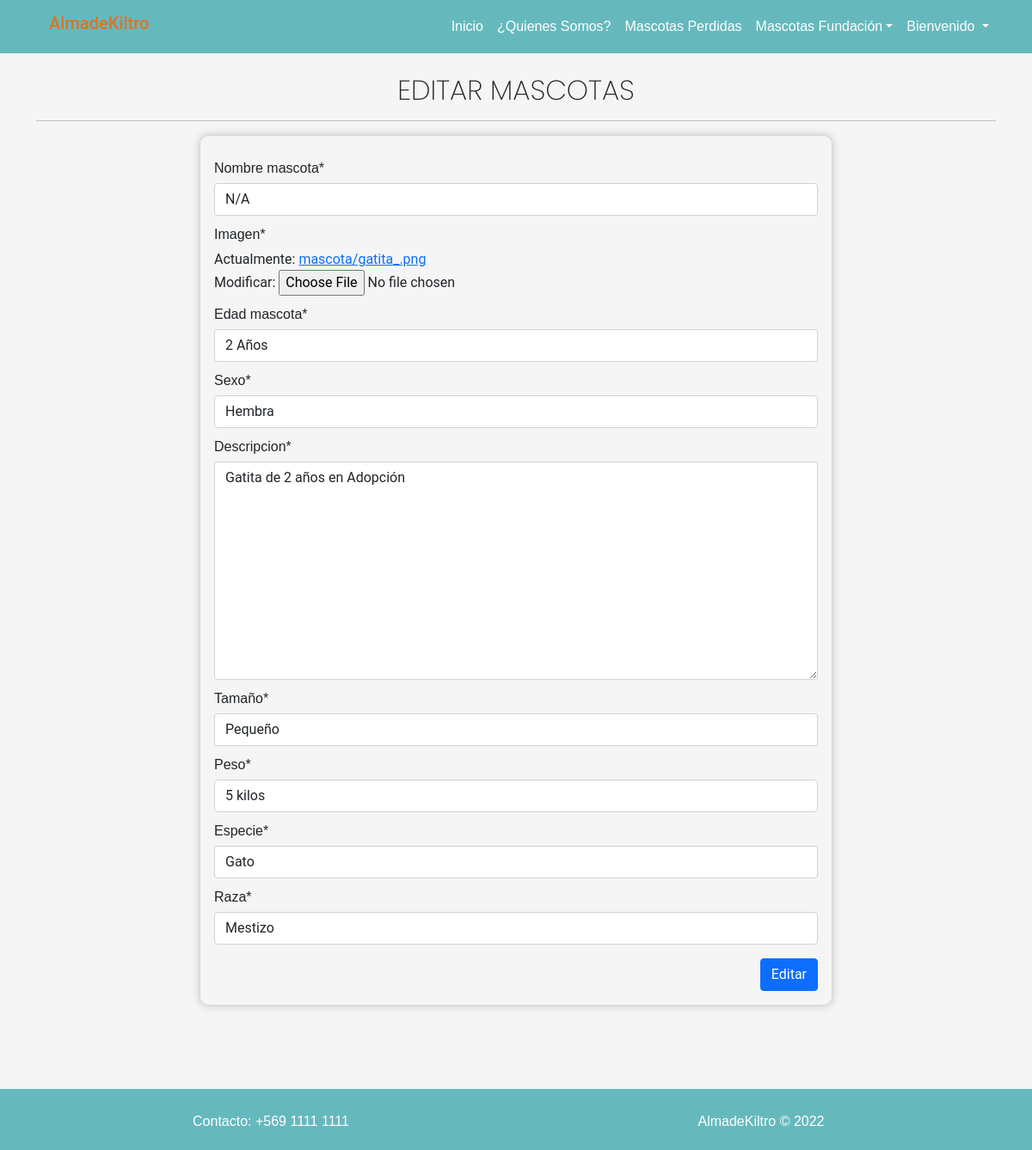
Before: /modificar-mascota/9/ (signed in) with the older database file.
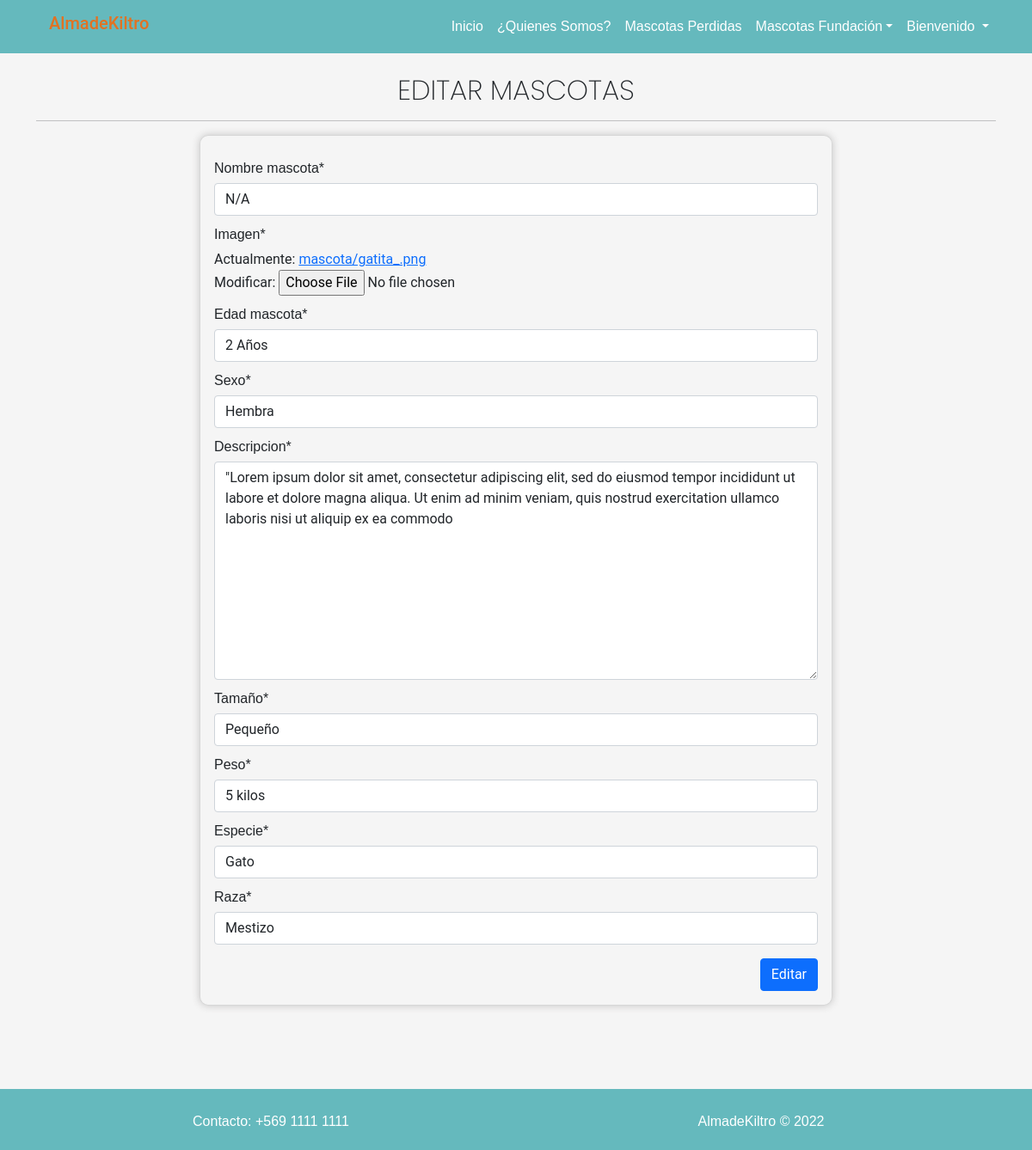
After: the same page with the newer database file.
### app/models.py (models this page shows, shortened)
class Mascota(models.Model):
    nombre_mascota = models.CharField(max_length=250)
    imagen = models.ImageField(upload_to="mascota", null=True)
    edad_mascota = models.CharField(max_length=250)
    sexo = models.IntegerField(choices=opciones_sexo)
    descripcion = models.TextField()
    tamaño = models.IntegerField(choices=opciones_tamaño)
    peso = models.CharField(max_length=250)
    especie = models.ForeignKey(Especie, on_delete=models.PROTECT)
    raza = models.ForeignKey(Raza, on_delete=models.PROTECT)

### app/views.py (the view, shortened to what this page needs)
# urls.py: path('modificar-mascota/<id>/', modificar_mascota, name="modificar_mascota"),
@permission_required('app.change_mascota')
def modificar_mascota(request, id):
    mascota = get_object_or_404(Mascota, id=id)
    data = {
        'form': MascotaForm(instance=mascota)
    }
    return render(request, 'app/mascota/modificar.html', data)

### app/forms.py
class MascotaForm(forms.ModelForm):
    class Meta:
        model = Mascota
        fields = '__all__'

### app/models.py (called while the page is built)
    def __str__(self):
        return self.nombre_raza

    def __str__(self):
        return self.nombre_especie

### app/templates/app/mascota/modificar.html (shortened to what this page needs)
{% extends 'app/base.html' %}
{% load static %}
{% block css %}
<link rel="stylesheet" href="{% static 'app/css/login.css' %}">
{% endblock %}
{% block contenido %} {% load crispy_forms_tags %}
<h2 class="text-center letraInicio">EDITAR MASCOTAS</h2>
<hr>
<div class="row">
    <div class="col-12 col-md-8 offset-md-2">
        <div class="card" id="cardAgregar">
            <div class="card-body">
                <form action="" method="POST" enctype="multipart/form-data">
                    {% csrf_token %} {{form | crispy }}
                    <div class="d-flex justify-content-end mt-3">
                        <input type="submit" value="Editar" class="btn btn-primary">
                    </div>
                </form>
            </div>
        </div>
    </div>
</div>
<br><br> {% endblock %}

Changed rows visible on the page:
changed Mascota "2 Años": descripcion "Gatita de 2 años en Adopción" → "\"Lorem ipsum dolor sit amet, consectetur adipiscing elit, sed do eiusmod tempor incididunt ut labore et dolore magna aliqua. Ut enim ad minim veniam, quis nostrud exercitation ullamco laboris nisi ut aliquip ex ea commodo"
